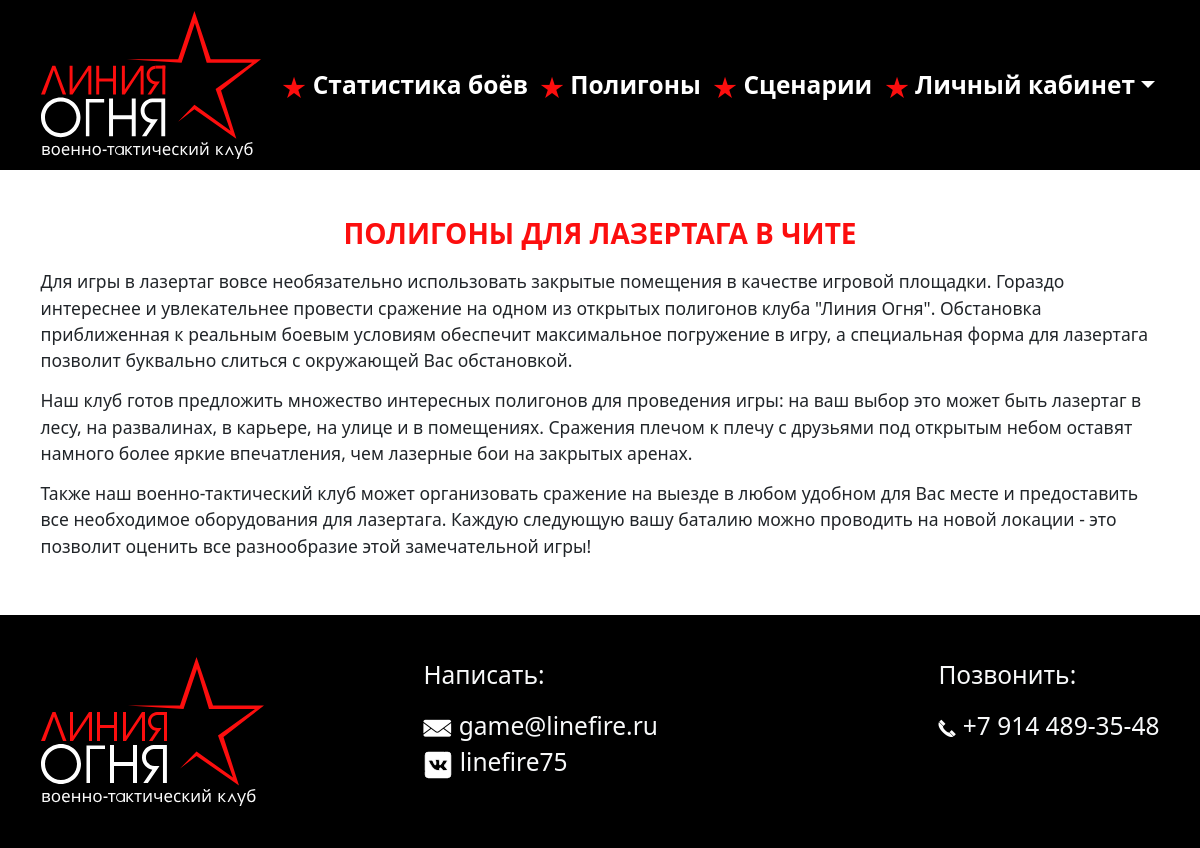
Before: /polygons/ with the older database file.
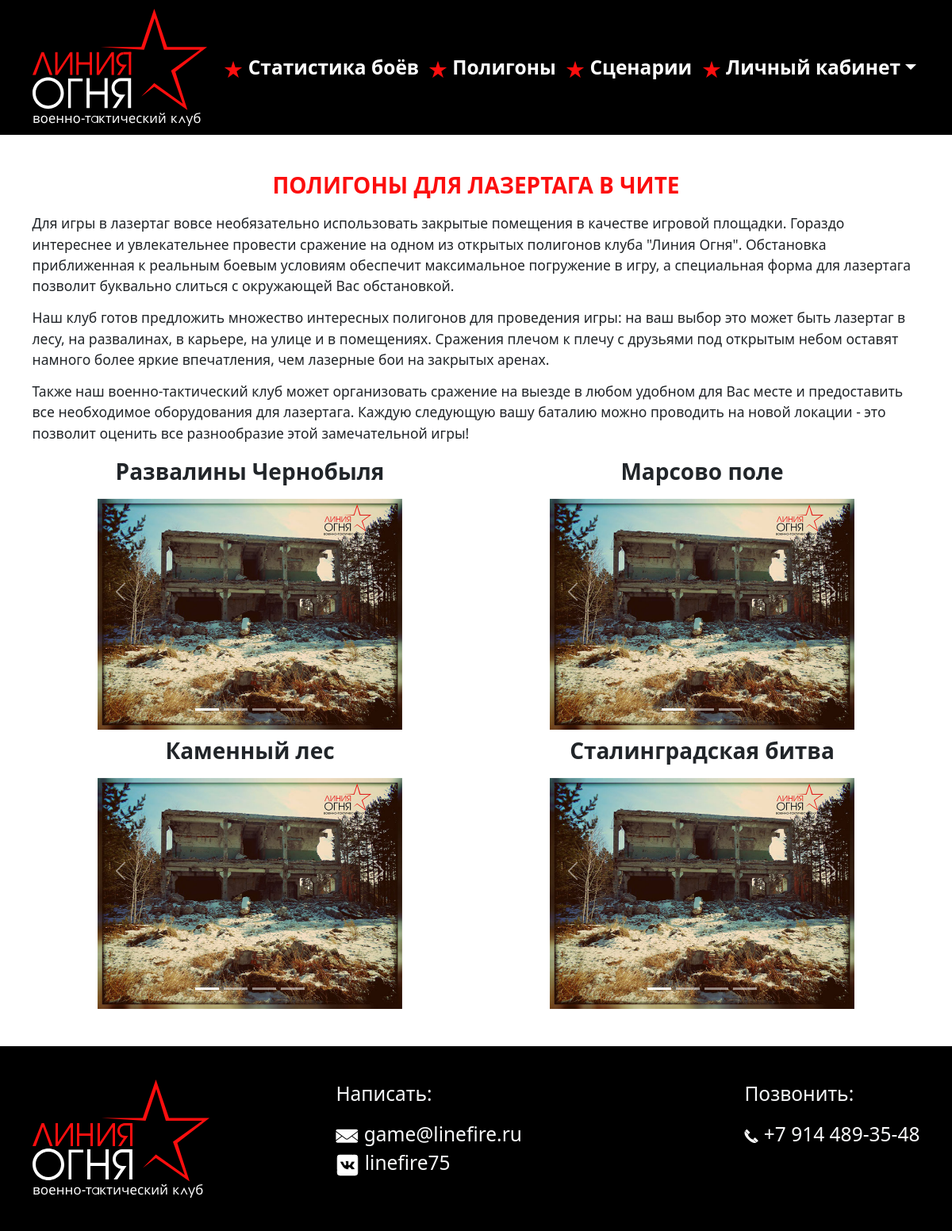
After: the same page with the newer database file.
### main/models.py (models this page shows, shortened)
class Polygon(models.Model):
    title = models.CharField(max_length=200)
    description = models.TextField()
    image1 = models.ImageField(upload_to='polygons/')
    image2 = models.ImageField(upload_to='polygons/', blank=True, null=True)
    image3 = models.ImageField(upload_to='polygons/', blank=True, null=True)
    image4 = models.ImageField(upload_to='polygons/', blank=True, null=True)

### main/views.py (the view)
# urls.py: path('polygons/', PolygonListView.as_view(), name='polygons'),
class PolygonListView(ListView):
    model = Polygon
    template_name = 'polygon/polygon.html'

### main/context_processors.py (called while the page is built)
def contact_form(request):
    return {'contact_form': ContactForm()}

### main/templates/polygon/polygon.html
{% load static %}
{% include 'layout/top.html' %}
{% include 'layout/navbar.html' %}
{% include 'polygon/polygon_list.html' %}
{% include 'layout/footer.html' %}
{% include 'layout/bottom.html' %}

### main/templates/polygon/polygon_list.html (shortened to what this page needs)
{% load static %}
<div class="container">
    <div class="mt-5">
        <p class="fw-bold fs-2 text-center" style="color:#fc0e0e">ПОЛИГОНЫ ДЛЯ ЛАЗЕРТАГА В ЧИТЕ</p>
        <p class="fs-5">Для игры в лазертаг вовсе необязательно использовать закрытые помещения в качестве игровой площадки. Гораздо интереснее и увлекательнее провести сражение на одном из открытых полигонов клуба "Линия Огня". Обстановка приближенная к реальным боевым условиям обеспечит максимальное погружение в игру, а специальная форма для лазертага позволит буквально слиться с окружающей Вас обстановкой.</p>
        <p class="fs-5">Наш клуб готов предложить множество интересных полигонов для проведения игры: на ваш выбор это может быть лазертаг в лесу, на развалинах, в карьере, на улице и в помещениях. Сражения плечом к плечу с друзьями под открытым небом оставят намного более яркие впечатления, чем лазерные бои на закрытых аренах.</p>
        <p class="fs-5">Также наш военно-тактический клуб может организовать сражение на выезде в любом удобном для Вас месте и предоставить все необходимое оборудования для лазертага. Каждую следующую вашу баталию можно проводить на новой локации - это позволит оценить все разнообразие этой замечательной игры!</p>
    </div>
    <div class="row pb-5">
        {% for polygon in object_list %}
            <div class="col-sm-6">
                <div id="{{ polygon.title|slugify }}" class="custom-container-polygons">
                    <div id="carousel{{ forloop.counter }}" class="carousel slide" data-bs-ride="carousel">
                        <div class="carousel-indicators">
                            <button type="button" data-bs-target="#carousel{{ forloop.counter }}" data-bs-slide-to="0" class="active" aria-current="true" aria-label="Slide 1"></button>
                            {% if polygon.image2 %}<button type="button" data-bs-target="#carousel{{ forloop.counter }}" data-bs-slide-to="1" aria-label="Slide 2"></button>{% endif %}
                            {% if polygon.image3 %}<button type="button" data-bs-target="#carousel{{ forloop.counter }}" data-bs-slide-to="2" aria-label="Slide 3"></button>{% endif %}
                            {% if polygon.image4 %}<button type="button" data-bs-target="#carousel{{ forloop.counter }}" data-bs-slide-to="3" aria-label="Slide 4"></button>{% endif %}
                        </div>
                       <div class="carousel-inner">
    <p class="fw-bold fs-2 text-center">{{ polygon.title }}</p>
    {% if polygon.image1 %}
    <div class="carousel-item active">
        <img src="{{ polygon.image1.url }}" class="d-block w-100" alt="{{ polygon.title }}">
    </div>
    {% endif %}
</div>
                        <button class="carousel-control-prev" type="button" data-bs-target="#carousel{{ forloop.counter }}" data-bs-slide="prev">
                            <span class="carousel-control-prev-icon" aria-hidden="true"></span>
                        </button>
                        <button class="carousel-control-next" type="button" data-bs-target="#carousel{{ forloop.counter }}" data-bs-slide="next">
                            <span class="carousel-control-next-icon" aria-hidden="true"></span>
                        </button>
                    </div>
                </div>
            </div>
        {% endfor %}
    </div>
</div>

Changed rows visible on the page:
added Polygon: title "Развалины Чернобыля", image1 (picture)
added Polygon: title "Марсово поле", image1 (picture)
added Polygon: title "Каменный лес", image1 (picture)
added Polygon: title "Сталинградская битва", image1 (picture)
